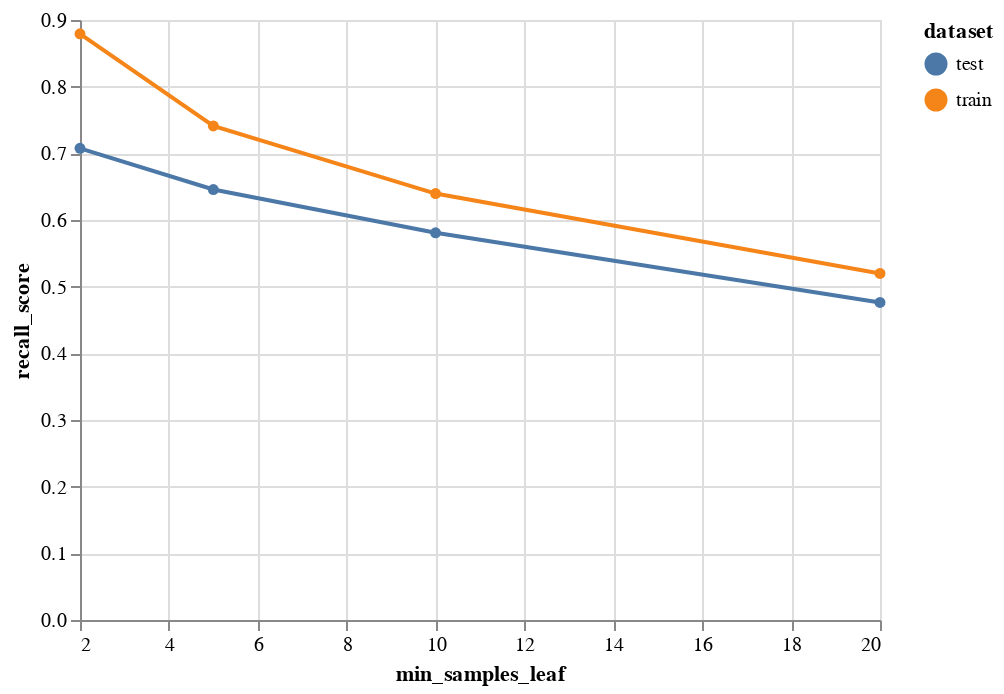

Notebook code for this chart:
### Code cell
compare_train_test(min_samples_leaf_summary, 'min_samples_leaf')

### Figure 1 — Vega-Lite specification as saved in the notebook (floating-point values rounded to 4 significant figures)
{"config": {"view": {"continuousWidth": 400, "continuousHeight": 300}}, "data": {"name": "data-307963a3efefe3b6739a5e7d15128c65"}, "mark": {"type": "line", "point": true}, "encoding": {"color": {"type": "nominal", "field": "dataset"}, "x": {"type": "quantitative", "field": "min_samples_leaf"}, "y": {"type": "quantitative", "field": "recall_score"}}, "$schema": "https://vega.github.io/schema/vega-lite/v4.8.1.json", "datasets": {"data-307963a3efefe3b6739a5e7d15128c65": [{"min_samples_leaf": 2, "recall_score": 0.8793, "dataset": "train", "overfitting": 0.1718}, {"min_samples_leaf": 2, "recall_score": 0.7075, "dataset": "test", "overfitting": 0.1718}, {"min_samples_leaf": 5, "recall_score": 0.741, "dataset": "train", "overfitting": 0.09531}, {"min_samples_leaf": 5, "recall_score": 0.6457, "dataset": "test", "overfitting": 0.09531}, {"min_samples_leaf": 10, "recall_score": 0.6397, "dataset": "train", "overfitting": 0.05893}, {"min_samples_leaf": 10, "recall_score": 0.5808, "dataset": "test", "overfitting": 0.05893}, {"min_samples_leaf": 20, "recall_score": 0.5199, "dataset": "train", "overfitting": 0.04349}, {"min_samples_leaf": 20, "recall_score": 0.4764, "dataset": "test", "overfitting": 0.04349}]}}
